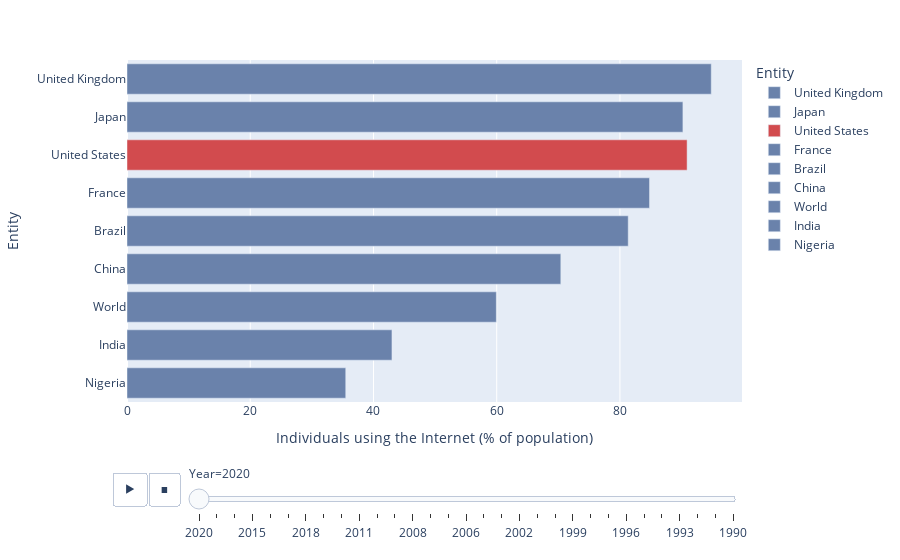

Here is the notebook cell this chart was saved with:
### Code cell
import pandas as pd
import plotly.express as px

url = "https://raw.githubusercontent.com/jagat0112/python-interactive/main/share-of-individuals-using-the-internet.csv"
data = pd.read_csv(url)
table = pd.DataFrame(data)

# Filter the selected entities
entities = ['World', 'United States', 'United Kingdom', 'China', 'India', 'Japan', 'France','Nigeria', 'Brazil']

fig = px.bar(filtered_data, x='Individuals using the Internet (% of population)', y='Entity',
              color='Entity',
              color_discrete_sequence=['#6A82AB'],
              color_discrete_map={'United States': '#D24B4E'},
              animation_frame='Year')

fig.show()

### Figure 1 — Plotly figure (JSON) as saved in the notebook; plotly's stock layout.template omitted (floating-point values rounded to 4 significant figures)
{"data": [{"alignmentgroup": "True", "hovertemplate": "Entity=%{y}<br>Year=2020<br>Individuals using the Internet (% of population)=%{x}<extra></extra>", "legendgroup": "United Kingdom", "marker": {"color": "#6A82AB", "pattern": {"shape": ""}}, "name": "United Kingdom", "offsetgroup": "United Kingdom", "orientation": "h", "showlegend": true, "textposition": "auto", "type": "bar", "x": [94.82], "xaxis": "x", "y": ["United Kingdom"], "yaxis": "y"}, {"alignmentgroup": "True", "hovertemplate": "Entity=%{y}<br>Year=2020<br>Individuals using the Internet (% of population)=%{x}<extra></extra>", "legendgroup": "Japan", "marker": {"color": "#6A82AB", "pattern": {"shape": ""}}, "name": "Japan", "offsetgroup": "Japan", "orientation": "h", "showlegend": true, "textposition": "auto", "type": "bar", "x": [90.22], "xaxis": "x", "y": ["Japan"], "yaxis": "y"}, {"alignmentgroup": "True", "hovertemplate": "Entity=%{y}<br>Year=2020<br>Individuals using the Internet (% of population)=%{x}<extra></extra>", "legendgroup": "United States", "marker": {"color": "#D24B4E", "pattern": {"shape": ""}}, "name": "United States", "offsetgroup": "United States", "orientation": "h", "showlegend": true, "textposition": "auto", "type": "bar", "x": [90.9], "xaxis": "x", "y": ["United States"], "yaxis": "y"}, {"alignmentgroup": "True", "hovertemplate": "Entity=%{y}<br>Year=2020<br>Individuals using the Internet (% of population)=%{x}<extra></extra>", "legendgroup": "France", "marker": {"color": "#6A82AB", "pattern": {"shape": ""}}, "name": "France", "offsetgroup": "France", "orientation": "h", "showlegend": true, "textposition": "auto", "type": "bar", "x": [84.8], "xaxis": "x", "y": ["France"], "yaxis": "y"}, {"alignmentgroup": "True", "hovertemplate": "Entity=%{y}<br>Year=2020<br>Individuals using the Internet (% of population)=%{x}<extra></extra>", "legendgroup": "Brazil", "marker": {"color": "#6A82AB", "pattern": {"shape": ""}}, "name": "Brazil", "offsetgroup": "Brazil", "orientation": "h", "showlegend": true, "textposition": "auto", "type": "bar", "x": [81.34], "xaxis": "x", "y": ["Brazil"], "yaxis": "y"}, {"alignmentgroup": "True", "hovertemplate": "Entity=%{y}<br>Year=2020<br>Individuals using the Internet (% of population)=%{x}<extra></extra>", "legendgroup": "China", "marker": {"color": "#6A82AB", "pattern": {"shape": ""}}, "name": "China", "offsetgroup": "China", "orientation": "h", "showlegend": true, "textposition": "auto", "type": "bar", "x": [70.4], "xaxis": "x", "y": ["China"], "yaxis": "y"}, {"alignmentgroup": "True", "hovertemplate": "Entity=%{y}<br>Year=2020<br>Individuals using the Internet (% of population)=%{x}<extra></extra>", "legendgroup": "World", "marker": {"color": "#6A82AB", "pattern": {"shape": ""}}, "name": "World", "offsetgroup": "World", "orientation": "h", "showlegend": true, "textposition": "auto", "type": "bar", "x": [59.94], "xaxis": "x", "y": ["World"], "yaxis": "y"}, {"alignmentgroup": "True", "hovertemplate": "Entity=%{y}<br>Year=2020<br>Individuals using the Internet (% of population)=%{x}<extra></extra>", "legendgroup": "India", "marker": {"color": "#6A82AB", "pattern": {"shape": ""}}, "name": "India", "offsetgroup": "India", "orientation": "h", "showlegend": true, "textposition": "auto", "type": "bar", "x": [43], "xaxis": "x", "y": ["India"], "yaxis": "y"}, {"alignmentgroup": "True", "hovertemplate": "Entity=%{y}<br>Year=2020<br>Individuals using the Internet (% of population)=%{x}<extra></extra>", "legendgroup": "Nigeria", "marker": {"color": "#6A82AB", "pattern": {"shape": ""}}, "name": "Nigeria", "offsetgroup": "Nigeria", "orientation": "h", "showlegend": true, "textposition": "auto", "type": "bar", "x": [35.5], "xaxis": "x", "y": ["Nigeria"], "yaxis": "y"}], "layout": {"barmode": "relative", "legend": {"title": {"text": "Entity"}, "tracegroupgap": 0}, "margin": {"t": 60}, "sliders": [{"active": 0, "currentvalue": {"prefix": "Year="}, "len": 0.9, "pad": {"b": 10, "t": 60}, "steps": [{"args": [["2020"], {"frame": {"duration": 0, "redraw": true}, "fromcurrent": true, "mode": "immediate", "transition": {"duration": 0, "easing": "linear"}}], "label": "2020", "method": "animate"}, {"args": [["2016"], {"frame": {"duration": 0, "redraw": true}, "fromcurrent": true, "mode": "immediate", "transition": {"duration": 0, "easing": "linear"}}], "label": "2016", "method": "animate"}, {"args": [["2019"], {"frame": {"duration": 0, "redraw": true}, "fromcurrent": true, "mode": "immediate", "transition": {"duration": 0, "easing": "linear"}}], "label": "2019", "method": "animate"}, {"args": [["2015"], {"frame": {"duration": 0, "redraw": true}, "fromcurrent": true, "mode": "immediate", "transition": {"duration": 0, "easing": "linear"}}], "label": "2015", "method": "animate"}, {"args": [["2017"], {"frame": {"duration": 0, "redraw": true}, "fromcurrent": true, "mode": "immediate", "transition": {"duration": 0, "easing": "linear"}}], "label": "2017", "method": "animate"}, {"args": [["2014"], {"frame": {"duration": 0, "redraw": true}, "fromcurrent": true, "mode": "immediate", "transition": {"duration": 0, "easing": "linear"}}], "label": "2014", "method": "animate"}, {"args": [["2018"], {"frame": {"duration": 0, "redraw": true}, "fromcurrent": true, "mode": "immediate", "transition": {"duration": 0, "easing": "linear"}}], "label": "2018", "method": "animate"}, {"args": [["2013"], {"frame": {"duration": 0, "redraw": true}, "fromcurrent": true, "mode": "immediate", "transition": {"duration": 0, "easing": "linear"}}], "label": "2013", "method": "animate"}, {"args": [["2012"], {"frame": {"duration": 0, "redraw": true}, "fromcurrent": true, "mode": "immediate", "transition": {"duration": 0, "easing": "linear"}}], "label": "2012", "method": "animate"}, {"args": [["2011"], {"frame": {"duration": 0, "redraw": true}, "fromcurrent": true, "mode": "immediate", "transition": {"duration": 0, "easing": "linear"}}], "label": "2011", "method": "animate"}, {"args": [["2010"], {"frame": {"duration": 0, "redraw": true}, "fromcurrent": true, "mode": "immediate", "transition": {"duration": 0, "easing": "linear"}}], "label": "2010", "method": "animate"}, {"args": [["2009"], {"frame": {"duration": 0, "redraw": true}, "fromcurrent": true, "mode": "immediate", "transition": {"duration": 0, "easing": "linear"}}], "label": "2009", "method": "animate"}, {"args": [["2008"], {"frame": {"duration": 0, "redraw": true}, "fromcurrent": true, "mode": "immediate", "transition": {"duration": 0, "easing": "linear"}}], "label": "2008", "method": "animate"}, {"args": [["2007"], {"frame": {"duration": 0, "redraw": true}, "fromcurrent": true, "mode": "immediate", "transition": {"duration": 0, "easing": "linear"}}], "label": "2007", "method": "animate"}, {"args": [["2005"], {"frame": {"duration": 0, "redraw": true}, "fromcurrent": true, "mode": "immediate", "transition": {"duration": 0, "easing": "linear"}}], "label": "2005", "method": "animate"}, {"args": [["2006"], {"frame": {"duration": 0, "redraw": true}, "fromcurrent": true, "mode": "immediate", "transition": {"duration": 0, "easing": "linear"}}], "label": "2006", "method": "animate"}, {"args": [["2004"], {"frame": {"duration": 0, "redraw": true}, "fromcurrent": true, "mode": "immediate", "transition": {"duration": 0, "easing": "linear"}}], "label": "2004", "method": "animate"}, {"args": [["2003"], {"frame": {"duration": 0, "redraw": true}, "fromcurrent": true, "mode": "immediate", "transition": {"duration": 0, "easing": "linear"}}], "label": "2003", "method": "animate"}, {"args": [["2002"], {"frame": {"duration": 0, "redraw": true}, "fromcurrent": true, "mode": "immediate", "transition": {"duration": 0, "easing": "linear"}}], "label": "2002", "method": "animate"}, {"args": [["2001"], {"frame": {"duration": 0, "redraw": true}, "fromcurrent": true, "mode": "immediate", "transition": {"duration": 0, "easing": "linear"}}], "label": "2001", "method": "animate"}, {"args": [["2000"], {"frame": {"duration": 0, "redraw": true}, "fromcurrent": true, "mode": "immediate", "transition": {"duration": 0, "easing": "linear"}}], "label": "2000", "method": "animate"}, {"args": [["1999"], {"frame": {"duration": 0, "redraw": true}, "fromcurrent": true, "mode": "immediate", "transition": {"duration": 0, "easing": "linear"}}], "label": "1999", "method": "animate"}, {"args": [["1998"], {"frame": {"duration": 0, "redraw": true}, "fromcurrent": true, "mode": "immediate", "transition": {"duration": 0, "easing": "linear"}}], "label": "1998", "method": "animate"}, {"args": [["1997"], {"frame": {"duration": 0, "redraw": true}, "fromcurrent": true, "mode": "immediate", "transition": {"duration": 0, "easing": "linear"}}], "label": "1997", "method": "animate"}, {"args": [["1996"], {"frame": {"duration": 0, "redraw": true}, "fromcurrent": true, "mode": "immediate", "transition": {"duration": 0, "easing": "linear"}}], "label": "1996", "method": "animate"}, {"args": [["1995"], {"frame": {"duration": 0, "redraw": true}, "fromcurrent": true, "mode": "immediate", "transition": {"duration": 0, "easing": "linear"}}], "label": "1995", "method": "animate"}, {"args": [["1994"], {"frame": {"duration": 0, "redraw": true}, "fromcurrent": true, "mode": "immediate", "transition": {"duration": 0, "easing": "linear"}}], "label": "1994", "method": "animate"}, {"args": [["1993"], {"frame": {"duration": 0, "redraw": true}, "fromcurrent": true, "mode": "immediate", "transition": {"duration": 0, "easing": "linear"}}], "label": "1993", "method": "animate"}, {"args": [["1992"], {"frame": {"duration": 0, "redraw": true}, "fromcurrent": true, "mode": "immediate", "transition": {"duration": 0, "easing": "linear"}}], "label": "1992", "method": "animate"}, {"args": [["1991"], {"frame": {"duration": 0, "redraw": true}, "fromcurrent": true, "mode": "immediate", "transition": {"duration": 0, "easing": "linear"}}], "label": "1991", "method": "animate"}, {"args": [["1990"], {"frame": {"duration": 0, "redraw": true}, "fromcurrent": true, "mode": "immediate", "transition": {"duration": 0, "easing": "linear"}}], "label": "1990", "method": "animate"}], "x": 0.1, "xanchor": "left", "y": 0, "yanchor": "top"}], "updatemenus": [{"buttons": [{"args": [null, {"frame": {"duration": 500, "redraw": true}, "fromcurrent": true, "mode": "immediate", "transition": {"duration": 500, "easing": "linear"}}], "label": "&#9654;", "method": "animate"}, {"args": [[null], {"frame": {"duration": 0, "redraw": true}, "fromcurrent": true, "mode": "immediate", "transition": {"duration": 0, "easing": "linear"}}], "label": "&#9724;", "method": "animate"}], "direction": "left", "pad": {"r": 10, "t": 70}, "showactive": false, "type": "buttons", "x": 0.1, "xanchor": "right", "y": 0, "yanchor": "top"}], "xaxis": {"anchor": "y", "domain": [0, 1], "title": {"text": "Individuals using the Internet (% of population)"}}, "yaxis": {"anchor": "x", "categoryarray": ["Nigeria", "India", "World", "China", "Brazil", "France", "United States", "Japan", "United Kingdom"], "categoryorder": "array", "domain": [0, 1], "title": {"text": "Entity"}}}}
